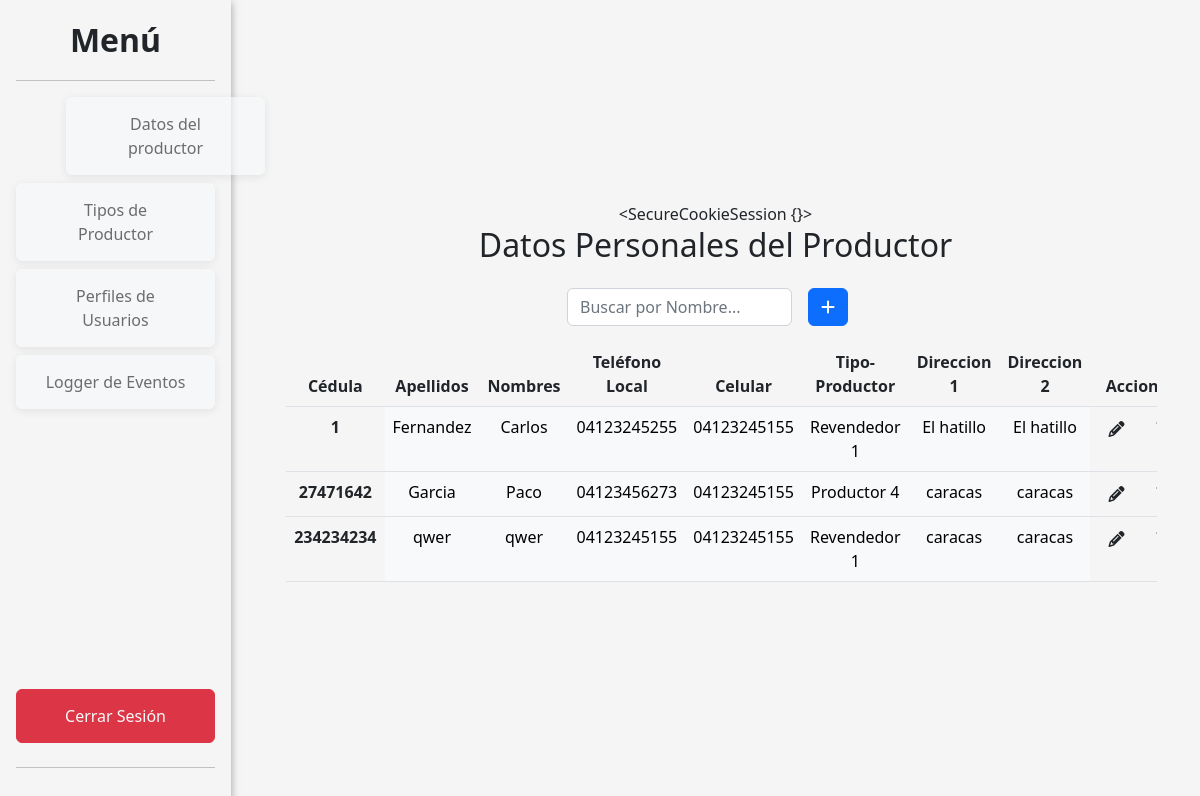
The page /productor on the database its author committed.
### model.py (models this page shows, shortened)
class Productor(db.Base):
    __tablename__ = 'productor'
    id = Column(Integer, primary_key=True)
    nombres = Column(String, nullable=False)
    apellidos = Column(String, nullable=False)
    telefonoCelular = Column(String, nullable=False)
    telefonoLocal = Column(String, nullable=True)
    direccion = Column(String, nullable=False)
    tipo = Column(Integer, ForeignKey("tipoproductor.id"))

### app.py (the view)
@app.route('/productor',methods=['GET','POST','PUT'])
def productor():
    if request.method=='POST':
        new_prod = db1.session.query(Productor).filter_by(nombres = request.form['nombres']).first()
        if new_prod == None:
            agregarProductor(request.form["id"],
                            request.form["nombres"],
                            request.form["apellidos"],
                            request.form["telefonoCelular"],
                            request.form["telefonoLocal"],
                            request.form["direccion"],
                            request.form["tipo"],)
            productores = obtenerProductores()
            tipos = obtenerTiposProductores()
            return render_template('productor.html',productores=productores, tipos=tipos)
        else:
            flash("Este producto ya existe ")
            productores = obtenerProductores()
            tipos = obtenerTiposProductores()
            return render_template('productor.html',productores=productores, tipos=tipos)
    else:
        productores = obtenerProductores()
        tipos = obtenerTiposProductores()
        return render_template('productor.html',productores=productores, tipos=tipos)

### app.py (called while the page is built)
def obtenerProductores():
    productores = db1.session.query(Productor).filter_by().all()
    return productores

def obtenerTiposProductores():
    tiposProductores = db1.session.query(TipoProductor).filter_by().all()
    return tiposProductores

### templates/productor.html (shortened to what this page needs)
{% extends './home.html' %}
{% block customCSS %}
<link rel="stylesheet" href="{{ url_for('static',filename='css/login.css') }}">
{% endblock %}
{% block body %}
<h2 class="mb-3 fade-in">Datos Personales del Productor</h2>
<div class="row justify-content-md-center fade-in">
    <div class="col-12 col-md-4 d-flex justify-content-end">
          <input type="text" class="form-control my-2 search" id="myInput" onkeyup="search()" placeholder="Buscar por Nombre...">
          <button type="button" class="btn btn-primary my-2 mx-3" data-bs-toggle="modal" data-bs-target="#AgregarProductor">
            <i class="fa-solid fa-plus"></i>
          </button>
    </div>
</div>
{%if productores%}
    <div class="row justify-content-md-center fade-in">
      <div class="col-12 col-md-11 table-responsive">
        <table class="table mt-2 table-hover" id = "productores">
          <thead>
            <th scope="col">Cédula</th>
            <th scope="col">Apellidos</th>
            <th scope="col">Nombres</th>
            <th scope="col">Teléfono Local</th>
            <th scope="col">Celular</th>
            <th scope="col">Tipo-Productor</th>
            <th scope="col">Direccion 1</th>
            <th scope="col">Direccion 2</th>
            <th scope="col">Acciones</th>
          </thead>
          <tbody>
            {%for productor in productores%}
            <tr class=" deleteOut tdEdit">
                <th scope="row">{{productor.id}}</th>
                <td class="table-light tdEdit" type="username" id="apellidos">{{productor.apellidos}}</td>
                <td class="table-light tdEdit" type="username" id="nombre">{{productor.nombres}}</td>
                <td class="table-light tdEdit" type="username" id="apellidos">{{productor.telefonoLocal}}</td>
                <td class="table-light tdEdit" type="username" id="apellidos">{{productor.telefonoCelular}}</td>
                <td class="table-light tdEdit" type="username" id="apellidos" value="{{productor.tipo}}"></td>
                <td class="table-light tdEdit" type="username" id="apellidos">{{productor.direccion}}</td>
                <td class="table-light tdEdit" type="username" id="apellidos">{{productor.direccion}}</td>
                <td >
                    <div class="cont">
                      <button id="editbtn" method="POST" class="edit pencil btn" role="button"
                        data-bs-toggle="modal" data-bs-target="#EditarUsuario" onclick="handleEdit()">
                        <div>
                          <i class="fa-solid fa-pencil"></i>
                        </div>
                      </button>
                      <form name="ID" action="/productor/delete" method="POST" class="edit trash btn" role="button" onclick="handleDelete();">
                      </form>
                    </div>
                  </td>
            </tr>
            {%endfor%}
          </tbody>
        </table>
      </div>
    </div>
{%endif%}
{% endblock %}

### static/css/login.css (style rules this page uses)
html, body { height: 100%; }
body { display: flex; align-items: center; background-color: #f5f5f5; }
.cont { display: flex; flex: 0 0 auto; justify-content: center; padding: 0px; margin: -5px; }
form.edit { display: flex !important; flex: 0 0 auto !important; width: 40% !important; justify-content: center !important; padding: 6px 20px !important; border-radius: 40rem !important; }
button.edit { display: flex !important; flex: 0 0 auto !important; width: 40% !important; justify-content: center !important; padding: 6px 7px !important; border-radius: 40rem !important; }
.trash { margin-left: 3.5px !important; }
.pencil { margin-right: 3.5px !important; }
.fade-in { opacity:0; -webkit-animation:fadeIn ease-in 1; -moz-animation:fadeIn ease-in 1; animation:fadeIn ease-in 1; -webkit-animation-fill-mode:forwards; -moz-animation-fill-mode:forwards; animation-fill-mode:forwards; -webkit-animation-duration:0.4s; -moz-animation-duration:0.4s; animation-duration:0.4s; }

### rows shown on the page
Productor: id "1", apellidos "Fernandez", nombres "Carlos", telefonoLocal "04123245255", telefonoCelular "04123245155", direccion "El hatillo"
Productor: id "27471642", apellidos "Garcia", nombres "Paco", telefonoLocal "04123456273", telefonoCelular "04123245155", {{ productor.tipo }} 3 (drawn), direccion "caracas"
Productor: id "234234234", apellidos "qwer", nombres "qwer", telefonoLocal "04123245155", telefonoCelular "04123245155", {{ productor.tipo }} 1 (drawn), direccion "caracas"

### other values the page prints
{{ session }} "<SecureCookieSession {}>"
